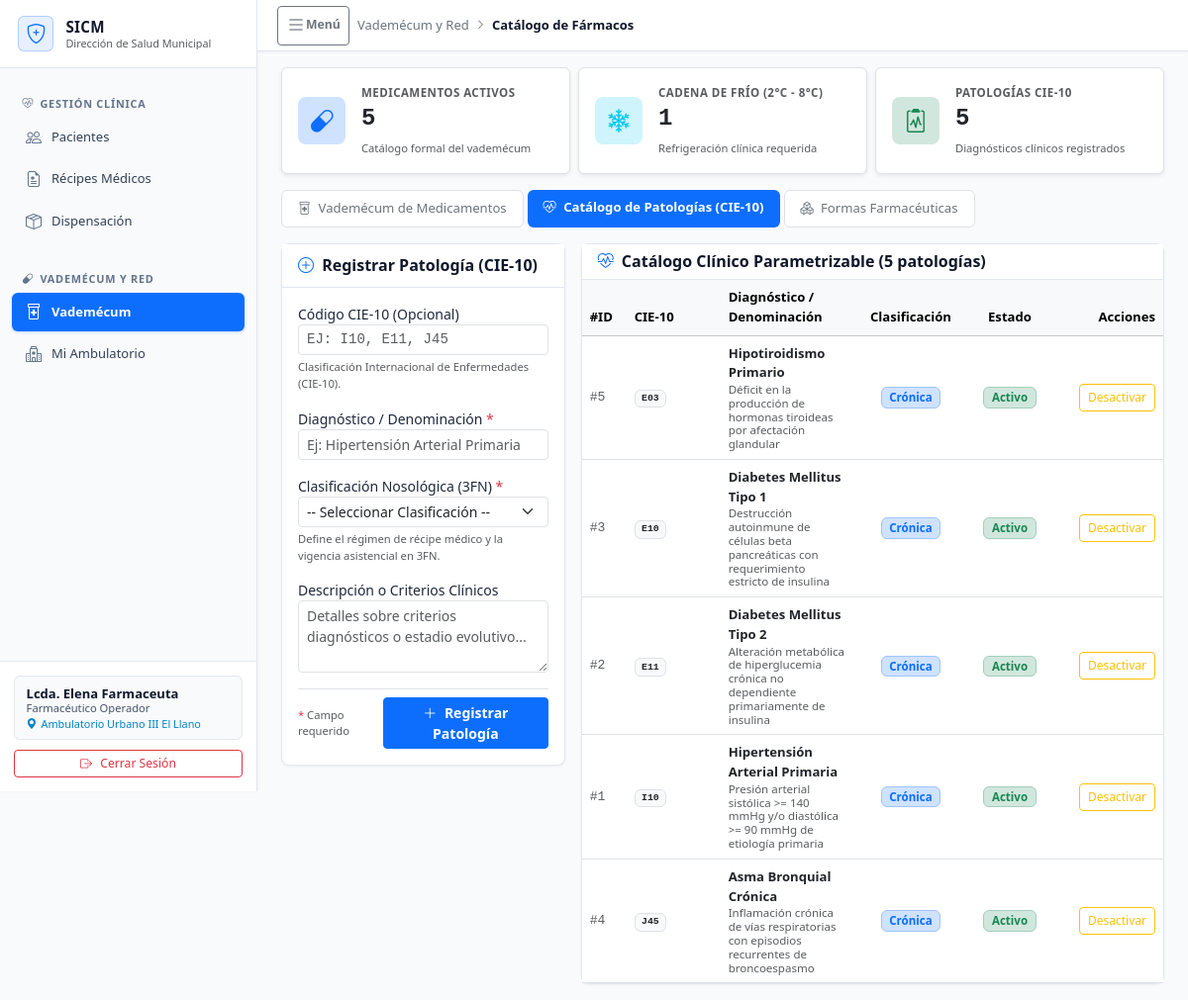
The app's page /index.php?tab=medicamentos&subtab=patologias (signed in), older data.
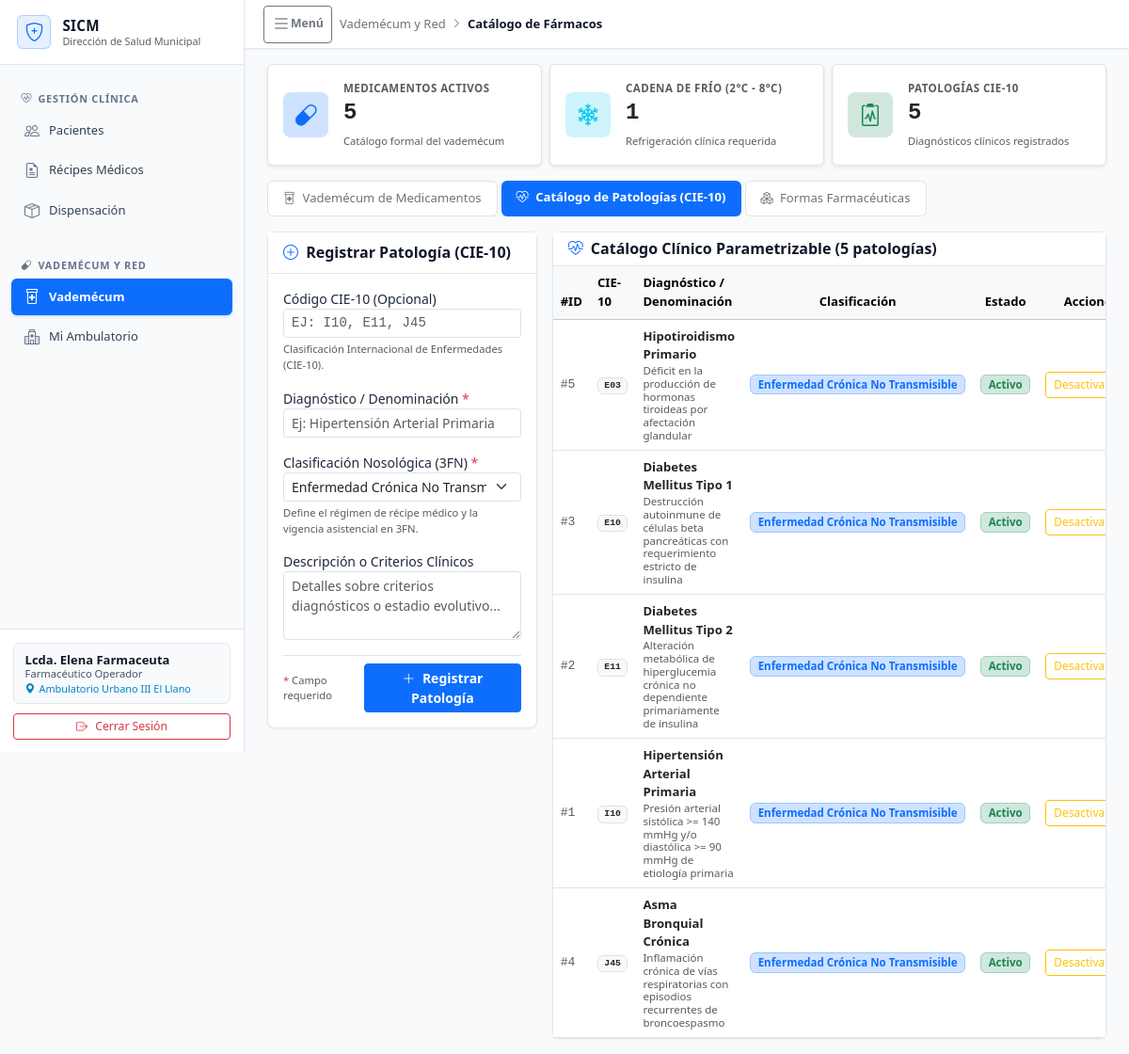
The same page, newer data.
### tables this page shows
CREATE TABLE IF NOT EXISTS configuracion_institucional (
    id INT PRIMARY KEY DEFAULT 1,
    nombre_sistema VARCHAR(120) NOT NULL DEFAULT 'Sistema Integrado de Control de Medicamentos',
    siglas_sistema VARCHAR(20) NOT NULL DEFAULT 'SICM',
    ente_rector VARCHAR(150) NOT NULL DEFAULT 'Red de Salud Municipal',
    municipio VARCHAR(100) NOT NULL DEFAULT 'Municipio Autónomo',
    logotipo_ruta VARCHAR(255) NULL,
    dias_alerta_fefo INT NOT NULL DEFAULT 60 COMMENT 'Días previos a caducidad para semáforo crítico/alerta',
    updated_at DATETIME NOT NULL DEFAULT CURRENT_TIMESTAMP ON UPDATE CURRENT_TIMESTAMP,
    CONSTRAINT chk_solo_una_fila CHECK (id = 1)
);

CREATE TABLE patologias (
    id INT AUTO_INCREMENT PRIMARY KEY,
    codigo_cie10 VARCHAR(10) NULL UNIQUE COMMENT 'Código internacional CIE-10 (ej: I10, E11)',
    nombre VARCHAR(120) NOT NULL UNIQUE COMMENT 'Ej: Hipertensión Arterial Primaria, Diabetes Mellitus Tipo 2',
    clasificacion_id INT NULL,
    cronica TINYINT(1) NOT NULL DEFAULT 1 COMMENT '1 = Enfermedad crónica no transmisible, 0 = Aguda',
    descripcion VARCHAR(255) NULL,
    activo TINYINT(1) NOT NULL DEFAULT 1,
    created_at DATETIME NOT NULL DEFAULT CURRENT_TIMESTAMP,
    CONSTRAINT fk_patologias_clasificacion FOREIGN KEY (clasificacion_id) REFERENCES clasificaciones_patologia(id) ON DELETE SET NULL
);

CREATE TABLE clasificaciones_patologia (
    id INT AUTO_INCREMENT PRIMARY KEY,
    codigo VARCHAR(30) NOT NULL UNIQUE COMMENT 'CRONICA, AGUDA, EPIDEMIOLOGICA',
    nombre VARCHAR(80) NOT NULL,
    descripcion VARCHAR(255) NULL,
    es_recurrente_mensual TINYINT(1) NOT NULL DEFAULT 1,
    activo TINYINT(1) NOT NULL DEFAULT 1,
    created_at DATETIME NOT NULL DEFAULT CURRENT_TIMESTAMP
);

### src/helpers/configuracion.php (called while the page is built, shortened)
<?php
function obtenerConfiguracionInstitucional(PDO $pdo): array
{
    $fallback = [
        'id'               => 1,
        'nombre_sistema'   => 'Sistema Integrado de Control de Medicamentos',
        'siglas_sistema'   => 'SICM',
        'ente_rector'      => 'Red de Salud Municipal',
        'municipio'        => 'Municipio Autónomo',
        'logotipo_ruta'    => null,
        'dias_alerta_fefo' => 60,
        'updated_at'       => null
    ];
    try {
        $stmt = $pdo->query("SELECT * FROM configuracion_institucional WHERE id = 1 LIMIT 1");
        if ($stmt) {
            $row = $stmt->fetch(PDO::FETCH_ASSOC);
            if ($row) {
                $cacheConfig = [
                    'id'               => 1,
                    'nombre_sistema'   => !empty($row['nombre_sistema']) ? (string)$row['nombre_sistema'] : $fallback['nombre_sistema'],
                    'siglas_sistema'   => !empty($row['siglas_sistema']) ? (string)$row['siglas_sistema'] : $fallback['siglas_sistema'],
                    'ente_rector'      => !empty($row['ente_rector']) ? (string)$row['ente_rector'] : $fallback['ente_rector'],
                    'municipio'        => !empty($row['municipio']) ? (string)$row['municipio'] : $fallback['municipio'],
                    'logotipo_ruta'    => !empty($row['logotipo_ruta']) ? (string)$row['logotipo_ruta'] : null,
                    'dias_alerta_fefo' => isset($row['dias_alerta_fefo']) && is_numeric($row['dias_alerta_fefo']) ? (int)$row['dias_alerta_fefo'] : 60,
                    'updated_at'       => $row['updated_at'] ?? null,
                ];
                return $cacheConfig;
            }
        }
    } catch (Throwable $e) {
        error_log('[CONFIG INSTITUCIONAL FALLBACK]: ' . $e->getMessage());
    }
    $cacheConfig = $fallback;
    return $cacheConfig;
}

### src/views/tabs/medicamentos/subtab_patologias.php (the view, shortened to what the rows shown need)
<div class="row g-3">
    <div class="col-xl-8 col-lg-7">
        <div class="card-sicm">
            <div class="table-responsive">
                <table class="table table-hover align-middle mb-0" style="font-size: 0.82rem;">
                    <thead class="table-light">
                        <tr>
                            <th style="width: 45px;">#ID</th>
                            <th style="width: 95px;">CIE-10</th>
                            <th>Diagnóstico / Denominación</th>
                            <th class="text-center" style="width: 110px;">Clasificación</th>
                            <th class="text-center" style="width: 90px;">Estado</th>
                            <th class="text-end" style="width: 110px;">Acciones</th>
                        </tr>
                    </thead>
                    <tbody>
                        <?php if (empty($patologias)): ?>
                            <tr>
                                <td colspan="6" class="text-center text-muted py-4">
                                    No hay patologías registradas en el catálogo clínico.
                                </td>
                            </tr>
                        <?php else: ?>
                            <?php foreach ($patologias as $pat): ?>
                                <tr
                                    class="<?= ((int) $pat['activo'] === 0) ? 'table-secondary opacity-75' : '' ?>">
                                    <td class="font-monospace text-muted">#<?= $pat['id'] ?></td>
                                    <td>
                                        <?php if (!empty($pat['codigo_cie10'])): ?>
                                            <span class="badge bg-light text-dark border font-monospace">
                                                <?= htmlspecialchars($pat['codigo_cie10']) ?>
                                            </span>
                                        <?php else: ?>
                                            <span class="text-muted small"><em>(Sin CIE)</em></span>
                                        <?php endif; ?>
                                    </td>
                                    <td>
                                        <div class="fw-bold text-dark"><?= htmlspecialchars($pat['nombre']) ?>
                                        </div>
                                        <?php if (!empty($pat['descripcion'])): ?>
                                            <div class="text-muted small"
                                                style="font-size: 0.72rem; line-height: 1.2;">
                                                <?= htmlspecialchars($pat['descripcion']) ?>
                                            </div>
                                        <?php endif; ?>
                                    </td>
                                    <td class="text-center">
                                        <?php if (!empty($pat['clasificacion_nombre'])): ?>
                                            <span class="badge <?= ((int) ($pat['es_recurrente_mensual'] ?? 0) === 1) ? 'bg-primary-subtle text-primary border border-primary-subtle' : 'bg-warning-subtle text-warning-emphasis border border-warning-subtle' ?>"
                                                style="font-size: 0.72rem;">
                                                <?= htmlspecialchars($pat['clasificacion_nombre']) ?>
                                            </span>
                                        <?php elseif ((int) $pat['cronica'] === 1): ?>
                                            <span
                                                class="badge bg-primary-subtle text-primary border border-primary-subtle"
                                                style="font-size: 0.72rem;">
                                                Crónica
                                            </span>
                                        <?php endif; ?>
                                    </td>
                                    <td class="text-center">
                                        <?php if ((int) $pat['activo'] === 1): ?>
                                            <span
                                                class="badge bg-success-subtle text-success border border-success-subtle"
                                                style="font-size: 0.72rem;">
                                                Activo
                                            </span>
                                        <?php endif; ?>
                                    </td>
                                    <td class="text-end">
                                        <form method="POST" action="procesar.php" class="d-inline"
                                            onsubmit="return confirm('¿Confirma que desea <?= ((int) $pat['activo'] === 1) ? 'desactivar' : 'reactivar' ?> la patología <?= htmlspecialchars(addslashes($pat['nombre'])) ?>?');">
                                            <button type="submit"
                                                class="btn btn-sm py-0.5 px-2 <?= ((int) $pat['activo'] === 1) ? 'btn-outline-warning' : 'btn-outline-success' ?>"
                                                style="font-size: 0.75rem;">
                                                <?= ((int) $pat['activo'] === 1) ? 'Desactivar' : 'Reactivar' ?>
                                            </button>
                                        </form>
                                    </td>
                                </tr>
                            <?php endforeach; ?>
                        <?php endif; ?>
                    </tbody>
                </table>
            </div>
        </div>
    </div>
</div>

### src/views/layout/sidebar.php (shortened to what the rows shown need)
<aside class="sicm-sidebar offcanvas-lg offcanvas-start" id="sidebarMenu" tabindex="-1"
            aria-labelledby="sidebarMenuLabel">
            <div class="sicm-sidebar-header d-flex align-items-center justify-content-between">
                <a href="index.php" class="sicm-sidebar-brand">
                    <div class="d-flex flex-column text-truncate" style="min-width: 0;">
                        <span class="brand-title text-truncate"
                            style="font-size: 0.95rem; line-height: 1.25;"><?= htmlspecialchars($configInst['siglas_sistema']) ?></span>
                        <span class="text-muted text-truncate" style="font-size: 0.68rem; line-height: 1.25;"
                            title="<?= htmlspecialchars($configInst['ente_rector']) ?>"><?= htmlspecialchars($configInst['ente_rector']) ?></span>
                    </div>
                </a>
            </div>
        </aside>

Row changes from the older to the newer data that the page shows:
changed patologias "Hipotiroidismo Primario": clasificacion.nombre (not shown) → "Enfermedad Crónica No Transmisible"; no longer shows "Crónica"
changed patologias "Diabetes Mellitus Tipo 1": clasificacion.nombre (not shown) → "Enfermedad Crónica No Transmisible"; no longer shows "Crónica"
changed patologias "Diabetes Mellitus Tipo 2": clasificacion.nombre (not shown) → "Enfermedad Crónica No Transmisible"; no longer shows "Crónica"
changed patologias "Hipertensión Arterial Primaria": clasificacion.nombre (not shown) → "Enfermedad Crónica No Transmisible"; no longer shows "Crónica"
changed patologias "Asma Bronquial Crónica": clasificacion.nombre (not shown) → "Enfermedad Crónica No Transmisible"; no longer shows "Crónica"
Text that changed along with them:
form field clasificacion_id: "-- Seleccionar Clasificación --" → "Enfermedad Crónica No Transmisible (Dotación Mensual)"
